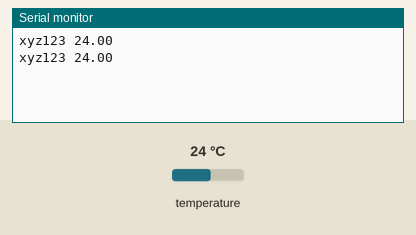
Recording of a sketch running on a simulated Arduino Uno, built with avr-gcc and run on an emulated ATmega328P. Shown: the last lines printed to the serial monitor. The test bench sets the inputs (shaded band); at power-on: temperature 24 °C.

Above: at 2.3 s.
2.4 s: temperature set to 12 °C
At 2.4 s:
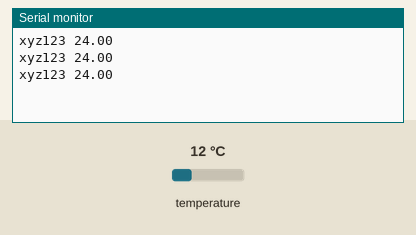
3.9 s: temperature set to 19 °C
At 3.9 s:
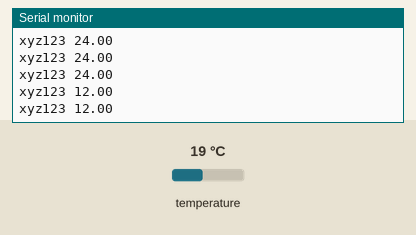
Timing chart, 0 to 6.9 s (numbered marks = the images above; inputs shaded):
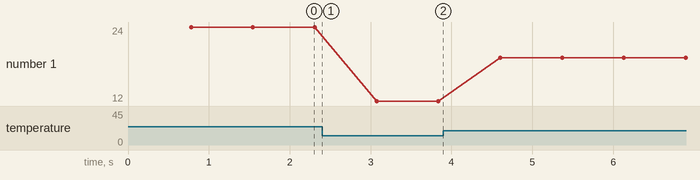

Measured:
- plotted number 1: 24 → 12 after the input at 2.4 s, 12 → 19 after the input at 3.9 s

The sketch:

ds18b20.ino
```cpp
#include <OneWire.h>
#include <DallasTemperature.h>
#define ONE_WIRE_BUS 12

OneWire oneWire(ONE_WIRE_BUS);
DallasTemperature sensors(&oneWire);

void setup(void) {
Serial.begin(9600);
//Serial.println("Dallas Temperature IC Control Library Demo");

sensors.begin();
}

void loop(void) {
//Serial.print("Conectando...");
sensors.requestTemperatures();
float temp = sensors.getTempCByIndex(0);// invento mio
//Serial.println("Listo");
Serial.print("xyz123 ");
// Serial.println(sensors.getTempCByIndex(0));
Serial.println(temp);

}
```
